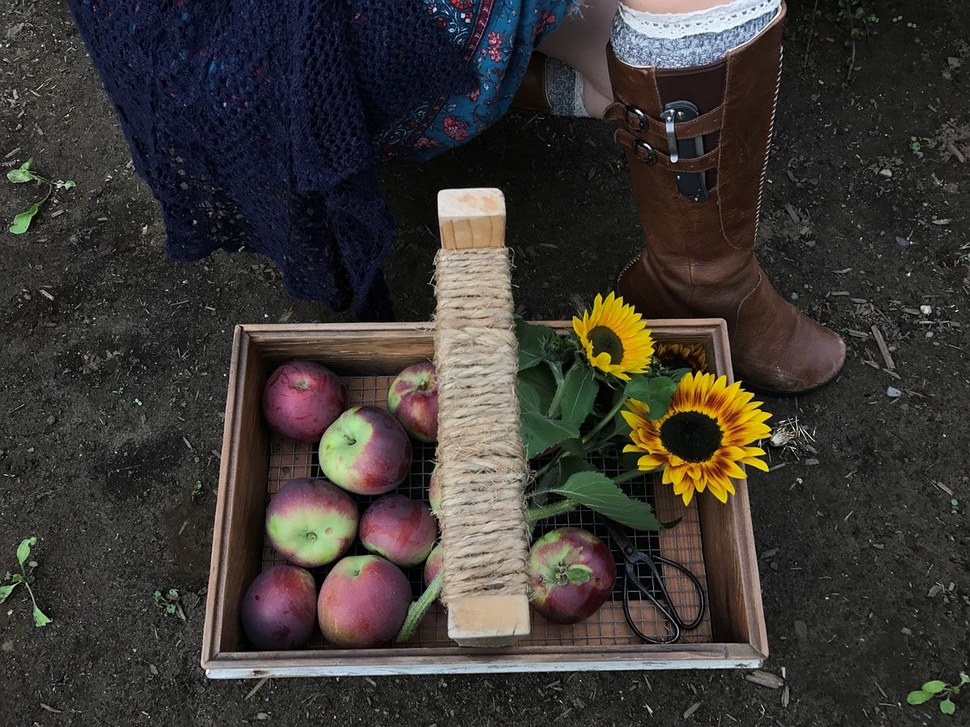
#> input picture UAS/data/foto.jpg, 970 x 727 px, shrunk from 1200 x 900 before the run
$ jupyter execute UAS.ipynb   (shell and % lines are left out)
#> lines starting #> are read from the running program, lines starting #| are printed output that depends on the picture
[cell 1]
import numpy as np
import matplotlib.pyplot as plt
import cv2

image = cv2.imread('data/foto.jpg')
#> image is the input picture: shape (727, 970, 3); mean B, G, R 52.6, 56.2, 60.3
image = cv2.cvtColor(image, cv2.COLOR_BGR2RGB)

plt.imshow(image)

[cell 2]
pixel_vals = image.reshape((-1,3))
pixel_vals = np.float32(pixel_vals)

[cell 3]
criteria = (cv2.TERM_CRITERIA_EPS + cv2.TERM_CRITERIA_MAX_ITER, 100, 0.85)

k = 3
retval, labels, centers = cv2.kmeans(pixel_vals, k, None, criteria, 10, cv2.KMEANS_RANDOM_CENTERS)
#> retval = 868662228; centers = [[77.44, 70, 65.42], [174.2, 162.1, 137.6], [29.88, 28.68, 29.9]]

centers = np.uint8(centers)
#> centers = [[77, 69, 65], [174, 162, 137], [29, 28, 29]]
segmented_data = centers[labels.flatten()]

segmented_image = segmented_data.reshape((image.shape))
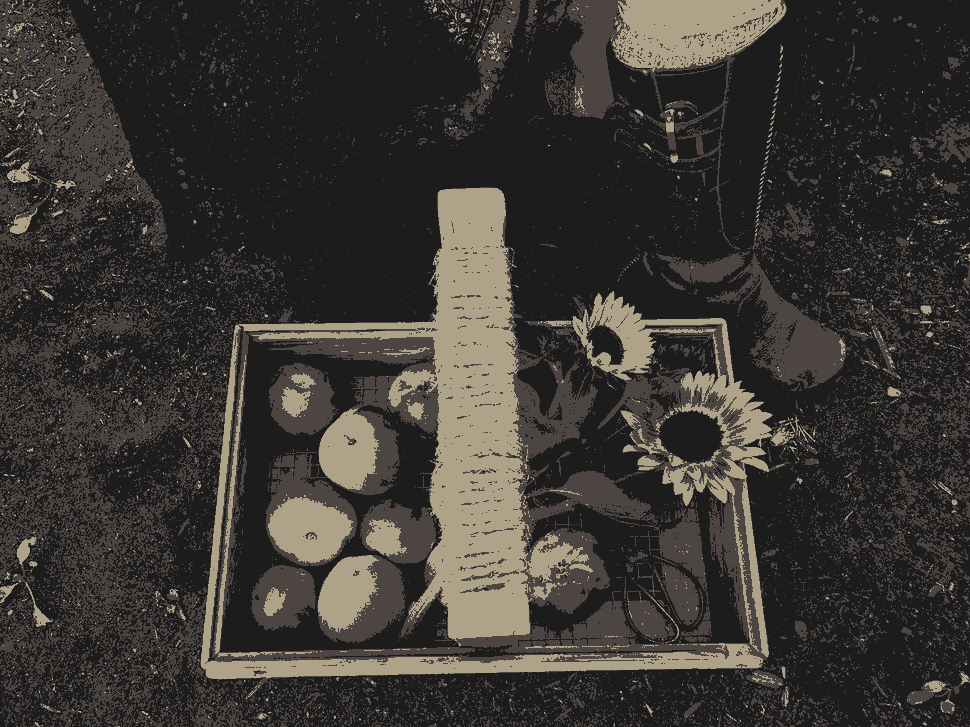
#> segmented_image: shape (727, 970, 3); mean R, G, B 59.7, 55.5, 51.9

plt.imshow(segmented_image)
